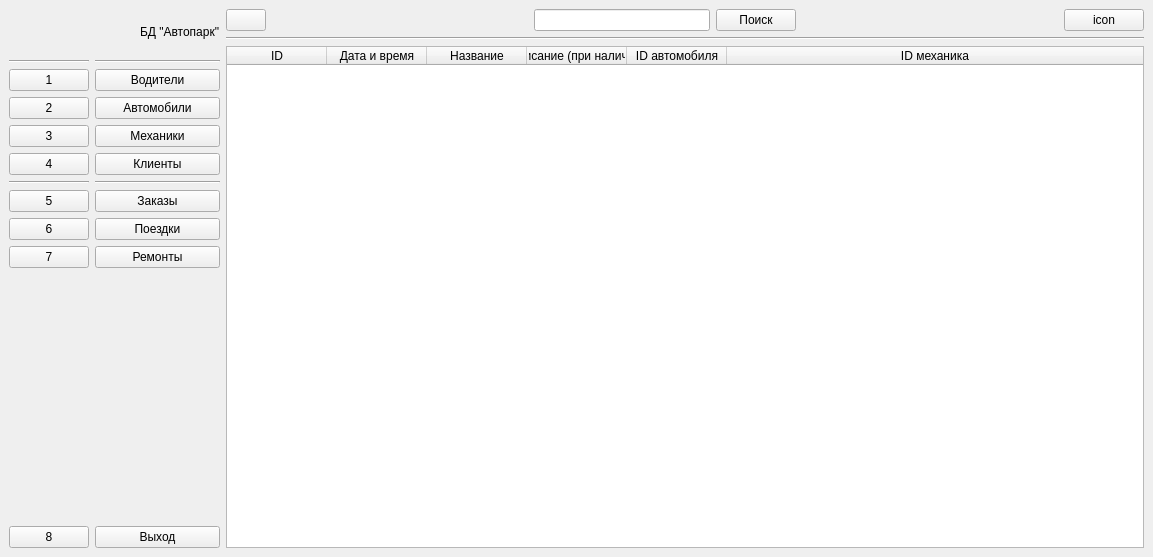
<?xml version="1.0" encoding="UTF-8"?>
<ui version="4.0">
 <class>MainWindow</class>
 <widget class="QMainWindow" name="MainWindow">
  <property name="geometry">
   <rect>
    <x>0</x>
    <y>0</y>
    <width>1153</width>
    <height>557</height>
   </rect>
  </property>
  <property name="windowTitle">
   <string>MainWindow</string>
  </property>
  <widget class="QWidget" name="centralwidget">
   <layout class="QGridLayout" name="gridLayout">
    <item row="0" column="0">
     <widget class="QWidget" name="widget" native="true">
      <layout class="QVBoxLayout" name="verticalLayout">
       <property name="leftMargin">
        <number>0</number>
       </property>
       <property name="topMargin">
        <number>0</number>
       </property>
       <property name="rightMargin">
        <number>0</number>
       </property>
       <property name="bottomMargin">
        <number>0</number>
       </property>
       <item>
        <widget class="QLabel" name="label">
         <property name="minimumSize">
          <size>
           <width>45</width>
           <height>45</height>
          </size>
         </property>
         <property name="text">
          <string/>
         </property>
         <property name="pixmap">
          <pixmap>icons/database_102857.png</pixmap>
         </property>
        </widget>
       </item>
       <item>
        <widget class="Line" name="line_3">
         <property name="orientation">
          <enum>Qt::Horizontal</enum>
         </property>
        </widget>
       </item>
       <item>
        <widget class="QPushButton" name="pushButton">
         <property name="text">
          <string>1</string>
         </property>
         <property name="iconSize">
          <size>
           <width>20</width>
           <height>20</height>
          </size>
         </property>
         <property name="checkable">
          <bool>true</bool>
         </property>
         <property name="autoExclusive">
          <bool>true</bool>
         </property>
        </widget>
       </item>
       <item>
        <widget class="QPushButton" name="pushButton_2">
         <property name="text">
          <string>2</string>
         </property>
         <property name="checkable">
          <bool>true</bool>
         </property>
         <property name="autoExclusive">
          <bool>true</bool>
         </property>
        </widget>
       </item>
       <item>
        <widget class="QPushButton" name="pushButton_3">
         <property name="text">
          <string>3</string>
         </property>
         <property name="checkable">
          <bool>true</bool>
         </property>
         <property name="autoExclusive">
          <bool>true</bool>
         </property>
        </widget>
       </item>
       <item>
        <widget class="QPushButton" name="pushButton_4">
         <property name="text">
          <string>4</string>
         </property>
         <property name="checkable">
          <bool>true</bool>
         </property>
         <property name="autoExclusive">
          <bool>true</bool>
         </property>
        </widget>
       </item>
       <item>
        <widget class="Line" name="line_4">
         <property name="orientation">
          <enum>Qt::Horizontal</enum>
         </property>
        </widget>
       </item>
       <item>
        <widget class="QPushButton" name="pushButton_5">
         <property name="text">
          <string>5</string>
         </property>
         <property name="checkable">
          <bool>true</bool>
         </property>
         <property name="autoExclusive">
          <bool>true</bool>
         </property>
        </widget>
       </item>
       <item>
        <widget class="QPushButton" name="pushButton_6">
         <property name="text">
          <string>6</string>
         </property>
         <property name="checkable">
          <bool>true</bool>
         </property>
         <property name="autoExclusive">
          <bool>true</bool>
         </property>
        </widget>
       </item>
       <item>
        <widget class="QPushButton" name="pushButton_7">
         <property name="text">
          <string>7</string>
         </property>
         <property name="checkable">
          <bool>true</bool>
         </property>
         <property name="autoExclusive">
          <bool>true</bool>
         </property>
        </widget>
       </item>
       <item>
        <spacer name="verticalSpacer">
         <property name="orientation">
          <enum>Qt::Vertical</enum>
         </property>
         <property name="sizeHint" stdset="0">
          <size>
           <width>20</width>
           <height>207</height>
          </size>
         </property>
        </spacer>
       </item>
       <item>
        <widget class="QPushButton" name="pushButton_8">
         <property name="text">
          <string>8</string>
         </property>
         <property name="checkable">
          <bool>true</bool>
         </property>
         <property name="autoExclusive">
          <bool>true</bool>
         </property>
        </widget>
       </item>
      </layout>
     </widget>
    </item>
    <item row="0" column="1">
     <widget class="QWidget" name="widget_2" native="true">
      <layout class="QVBoxLayout" name="verticalLayout_2">
       <property name="leftMargin">
        <number>0</number>
       </property>
       <property name="topMargin">
        <number>0</number>
       </property>
       <property name="rightMargin">
        <number>0</number>
       </property>
       <property name="bottomMargin">
        <number>0</number>
       </property>
       <item>
        <layout class="QHBoxLayout" name="horizontalLayout_2">
         <property name="spacing">
          <number>0</number>
         </property>
         <item>
          <widget class="QLabel" name="label_3">
           <property name="minimumSize">
            <size>
             <width>45</width>
             <height>45</height>
            </size>
           </property>
           <property name="text">
            <string/>
           </property>
           <property name="pixmap">
            <pixmap>icons/database_102857.png</pixmap>
           </property>
          </widget>
         </item>
         <item>
          <widget class="QLabel" name="label_2">
           <property name="minimumSize">
            <size>
             <width>45</width>
             <height>45</height>
            </size>
           </property>
           <property name="text">
            <string>БД &quot;Автопарк&quot;</string>
           </property>
          </widget>
         </item>
        </layout>
       </item>
       <item>
        <widget class="Line" name="line_2">
         <property name="orientation">
          <enum>Qt::Horizontal</enum>
         </property>
        </widget>
       </item>
       <item>
        <widget class="QPushButton" name="pushButton_9">
         <property name="text">
          <string>Водители</string>
         </property>
         <property name="iconSize">
          <size>
           <width>20</width>
           <height>20</height>
          </size>
         </property>
         <property name="checkable">
          <bool>true</bool>
         </property>
         <property name="autoExclusive">
          <bool>true</bool>
         </property>
        </widget>
       </item>
       <item>
        <widget class="QPushButton" name="pushButton_10">
         <property name="text">
          <string>Автомобили</string>
         </property>
         <property name="checkable">
          <bool>true</bool>
         </property>
         <property name="autoExclusive">
          <bool>true</bool>
         </property>
        </widget>
       </item>
       <item>
        <widget class="QPushButton" name="pushButton_11">
         <property name="text">
          <string>Механики</string>
         </property>
         <property name="checkable">
          <bool>true</bool>
         </property>
         <property name="autoExclusive">
          <bool>true</bool>
         </property>
        </widget>
       </item>
       <item>
        <widget class="QPushButton" name="pushButton_12">
         <property name="text">
          <string>Клиенты</string>
         </property>
         <property name="checkable">
          <bool>true</bool>
         </property>
         <property name="autoExclusive">
          <bool>true</bool>
         </property>
        </widget>
       </item>
       <item>
        <widget class="Line" name="line">
         <property name="orientation">
          <enum>Qt::Horizontal</enum>
         </property>
        </widget>
       </item>
       <item>
        <widget class="QPushButton" name="pushButton_13">
         <property name="text">
          <string>Заказы</string>
         </property>
         <property name="checkable">
          <bool>true</bool>
         </property>
         <property name="autoExclusive">
          <bool>true</bool>
         </property>
        </widget>
       </item>
       <item>
        <widget class="QPushButton" name="pushButton_14">
         <property name="text">
          <string>Поездки</string>
         </property>
         <property name="checkable">
          <bool>true</bool>
         </property>
         <property name="autoExclusive">
          <bool>true</bool>
         </property>
        </widget>
       </item>
       <item>
        <widget class="QPushButton" name="pushButton_15">
         <property name="text">
          <string>Ремонты</string>
         </property>
         <property name="checkable">
          <bool>true</bool>
         </property>
         <property name="autoExclusive">
          <bool>true</bool>
         </property>
        </widget>
       </item>
       <item>
        <spacer name="verticalSpacer_2">
         <property name="orientation">
          <enum>Qt::Vertical</enum>
         </property>
         <property name="sizeHint" stdset="0">
          <size>
           <width>20</width>
           <height>205</height>
          </size>
         </property>
        </spacer>
       </item>
       <item>
        <widget class="QPushButton" name="pushButton_16">
         <property name="text">
          <string>Выход</string>
         </property>
         <property name="checkable">
          <bool>true</bool>
         </property>
         <property name="autoExclusive">
          <bool>true</bool>
         </property>
        </widget>
       </item>
      </layout>
     </widget>
    </item>
    <item row="0" column="2">
     <widget class="QWidget" name="widget_3" native="true">
      <layout class="QVBoxLayout" name="verticalLayout_3">
       <property name="leftMargin">
        <number>0</number>
       </property>
       <property name="topMargin">
        <number>0</number>
       </property>
       <property name="rightMargin">
        <number>0</number>
       </property>
       <property name="bottomMargin">
        <number>0</number>
       </property>
       <item>
        <widget class="QWidget" name="widget_4" native="true">
         <layout class="QHBoxLayout" name="horizontalLayout_3">
          <property name="leftMargin">
           <number>0</number>
          </property>
          <property name="topMargin">
           <number>0</number>
          </property>
          <property name="rightMargin">
           <number>0</number>
          </property>
          <property name="bottomMargin">
           <number>0</number>
          </property>
          <item>
           <widget class="QPushButton" name="pushButton_17">
            <property name="text">
             <string/>
            </property>
            <property name="icon">
             <iconset>
              <normaloff>:/icon/icons/settings_FILL0_wght400_GRAD0_opsz48.svg</normaloff>:/icon/icons/settings_FILL0_wght400_GRAD0_opsz48.svg</iconset>
            </property>
            <property name="checkable">
             <bool>true</bool>
            </property>
           </widget>
          </item>
          <item>
           <spacer name="horizontalSpacer">
            <property name="orientation">
             <enum>Qt::Horizontal</enum>
            </property>
            <property name="sizeHint" stdset="0">
             <size>
              <width>96</width>
              <height>20</height>
             </size>
            </property>
           </spacer>
          </item>
          <item>
           <layout class="QHBoxLayout" name="horizontalLayout">
            <item>
             <widget class="QLineEdit" name="lineEdit"/>
            </item>
            <item>
             <widget class="QPushButton" name="pushButton_19">
              <property name="text">
               <string>Поиск</string>
              </property>
             </widget>
            </item>
           </layout>
          </item>
          <item>
           <spacer name="horizontalSpacer_2">
            <property name="orientation">
             <enum>Qt::Horizontal</enum>
            </property>
            <property name="sizeHint" stdset="0">
             <size>
              <width>95</width>
              <height>20</height>
             </size>
            </property>
           </spacer>
          </item>
          <item>
           <widget class="QPushButton" name="pushButton_18">
            <property name="text">
             <string>icon</string>
            </property>
           </widget>
          </item>
         </layout>
        </widget>
       </item>
       <item>
        <widget class="Line" name="line_5">
         <property name="orientation">
          <enum>Qt::Horizontal</enum>
         </property>
        </widget>
       </item>
       <item>
        <widget class="QStackedWidget" name="stackedWidget">
         <property name="currentIndex">
          <number>6</number>
         </property>
         <widget class="QWidget" name="page_1">
          <layout class="QGridLayout" name="gridLayout_8">
           <property name="leftMargin">
            <number>0</number>
           </property>
           <property name="topMargin">
            <number>0</number>
           </property>
           <property name="rightMargin">
            <number>0</number>
           </property>
           <property name="bottomMargin">
            <number>0</number>
           </property>
           <item row="0" column="0">
            <widget class="QTableWidget" name="tableWidget">
             <property name="columnCount">
              <number>8</number>
             </property>
             <attribute name="horizontalHeaderDefaultSectionSize">
              <number>100</number>
             </attribute>
             <attribute name="horizontalHeaderStretchLastSection">
              <bool>true</bool>
             </attribute>
             <attribute name="verticalHeaderStretchLastSection">
              <bool>false</bool>
             </attribute>
             <column>
              <property name="text">
               <string>ID</string>
              </property>
             </column>
             <column>
              <property name="text">
               <string>Фамилия</string>
              </property>
             </column>
             <column>
              <property name="text">
               <string>Имя</string>
              </property>
             </column>
             <column>
              <property name="text">
               <string>Отчество</string>
              </property>
             </column>
             <column>
              <property name="text">
               <string>День рождения</string>
              </property>
             </column>
             <column>
              <property name="text">
               <string>Адресс</string>
              </property>
             </column>
             <column>
              <property name="text">
               <string>Номер телефона</string>
              </property>
             </column>
             <column>
              <property name="text">
               <string>Водительские права</string>
              </property>
             </column>
            </widget>
           </item>
          </layout>
         </widget>
         <widget class="QWidget" name="page_2">
          <layout class="QGridLayout" name="gridLayout_7">
           <property name="leftMargin">
            <number>0</number>
           </property>
           <property name="topMargin">
            <number>0</number>
           </property>
           <property name="rightMargin">
            <number>0</number>
           </property>
           <property name="bottomMargin">
            <number>0</number>
           </property>
           <item row="0" column="0">
            <widget class="QTableWidget" name="tableWidget_2">
             <attribute name="horizontalHeaderStretchLastSection">
              <bool>true</bool>
             </attribute>
             <column>
              <property name="text">
               <string>ID</string>
              </property>
             </column>
             <column>
              <property name="text">
               <string>Госномер</string>
              </property>
             </column>
             <column>
              <property name="text">
               <string>Марка</string>
              </property>
             </column>
             <column>
              <property name="text">
               <string>Цвет</string>
              </property>
             </column>
             <column>
              <property name="text">
               <string>Пробег (км.)</string>
              </property>
             </column>
             <column>
              <property name="text">
               <string>Год выпуска</string>
              </property>
             </column>
             <column>
              <property name="text">
               <string>Мощность двигателя (л.с.)</string>
              </property>
             </column>
             <column>
              <property name="text">
               <string>Максимальная скорость (км/ч)</string>
              </property>
             </column>
             <column>
              <property name="text">
               <string>Расход топлива (л/100км)</string>
              </property>
             </column>
            </widget>
           </item>
          </layout>
         </widget>
         <widget class="QWidget" name="page_3">
          <layout class="QGridLayout" name="gridLayout_6">
           <property name="leftMargin">
            <number>0</number>
           </property>
           <property name="topMargin">
            <number>0</number>
           </property>
           <property name="rightMargin">
            <number>0</number>
           </property>
           <property name="bottomMargin">
            <number>0</number>
           </property>
           <item row="0" column="0">
            <widget class="QTableWidget" name="tableWidget_3">
             <attribute name="horizontalHeaderShowSortIndicator" stdset="0">
              <bool>false</bool>
             </attribute>
             <attribute name="horizontalHeaderStretchLastSection">
              <bool>true</bool>
             </attribute>
             <column>
              <property name="text">
               <string>ID</string>
              </property>
             </column>
             <column>
              <property name="text">
               <string>Фамилия</string>
              </property>
             </column>
             <column>
              <property name="text">
               <string>Имя</string>
              </property>
             </column>
             <column>
              <property name="text">
               <string>Отчество</string>
              </property>
             </column>
             <column>
              <property name="text">
               <string>День рождения</string>
              </property>
             </column>
             <column>
              <property name="text">
               <string>Адресс</string>
              </property>
             </column>
             <column>
              <property name="text">
               <string>Телефон</string>
              </property>
             </column>
            </widget>
           </item>
          </layout>
         </widget>
         <widget class="QWidget" name="page_4">
          <layout class="QGridLayout" name="gridLayout_5">
           <property name="leftMargin">
            <number>0</number>
           </property>
           <property name="topMargin">
            <number>0</number>
           </property>
           <property name="rightMargin">
            <number>0</number>
           </property>
           <property name="bottomMargin">
            <number>0</number>
           </property>
           <item row="0" column="0">
            <widget class="QTableWidget" name="tableWidget_4">
             <attribute name="horizontalHeaderStretchLastSection">
              <bool>true</bool>
             </attribute>
             <column>
              <property name="text">
               <string>ID</string>
              </property>
             </column>
             <column>
              <property name="text">
               <string>Фамилия</string>
              </property>
             </column>
             <column>
              <property name="text">
               <string>Имя</string>
              </property>
             </column>
             <column>
              <property name="text">
               <string>Отчество</string>
              </property>
             </column>
             <column>
              <property name="text">
               <string>Телефон</string>
              </property>
             </column>
            </widget>
           </item>
          </layout>
         </widget>
         <widget class="QWidget" name="page_5">
          <layout class="QGridLayout" name="gridLayout_4">
           <property name="leftMargin">
            <number>0</number>
           </property>
           <property name="topMargin">
            <number>0</number>
           </property>
           <property name="rightMargin">
            <number>0</number>
           </property>
           <property name="bottomMargin">
            <number>12</number>
           </property>
           <item row="0" column="0">
            <widget class="QTableWidget" name="tableWidget_5">
             <attribute name="horizontalHeaderStretchLastSection">
              <bool>true</bool>
             </attribute>
             <column>
              <property name="text">
               <string>ID</string>
              </property>
             </column>
             <column>
              <property name="text">
               <string>Дата и время</string>
              </property>
             </column>
             <column>
              <property name="text">
               <string>Описание (при наличии)</string>
              </property>
             </column>
             <column>
              <property name="text">
               <string>Адресс отправки</string>
              </property>
             </column>
             <column>
              <property name="text">
               <string>Адресс доставки</string>
              </property>
             </column>
             <column>
              <property name="text">
               <string>ID клиента</string>
              </property>
             </column>
             <column>
              <property name="text">
               <string>ID поездки</string>
              </property>
             </column>
            </widget>
           </item>
          </layout>
         </widget>
         <widget class="QWidget" name="page_6">
          <layout class="QGridLayout" name="gridLayout_3" columnstretch="0">
           <property name="leftMargin">
            <number>0</number>
           </property>
           <property name="topMargin">
            <number>0</number>
           </property>
           <property name="rightMargin">
            <number>0</number>
           </property>
           <property name="bottomMargin">
            <number>0</number>
           </property>
           <property name="horizontalSpacing">
            <number>-1</number>
           </property>
           <item row="0" column="0">
            <widget class="QTableWidget" name="tableWidget_6">
             <attribute name="horizontalHeaderStretchLastSection">
              <bool>true</bool>
             </attribute>
             <column>
              <property name="text">
               <string>ID</string>
              </property>
             </column>
             <column>
              <property name="text">
               <string>Дата</string>
              </property>
             </column>
             <column>
              <property name="text">
               <string>Время выезда</string>
              </property>
             </column>
             <column>
              <property name="text">
               <string>Время заезда</string>
              </property>
             </column>
             <column>
              <property name="text">
               <string>Пробег</string>
              </property>
             </column>
             <column>
              <property name="text">
               <string>ID водителя</string>
              </property>
             </column>
             <column>
              <property name="text">
               <string>ID автомобиля</string>
              </property>
             </column>
            </widget>
           </item>
          </layout>
         </widget>
         <widget class="QWidget" name="page_7">
          <layout class="QGridLayout" name="gridLayout_2">
           <property name="leftMargin">
            <number>0</number>
           </property>
           <property name="topMargin">
            <number>0</number>
           </property>
           <property name="rightMargin">
            <number>0</number>
           </property>
           <property name="bottomMargin">
            <number>0</number>
           </property>
           <item row="0" column="0">
            <widget class="QTableWidget" name="tableWidget_7">
             <attribute name="horizontalHeaderStretchLastSection">
              <bool>true</bool>
             </attribute>
             <column>
              <property name="text">
               <string>ID</string>
              </property>
             </column>
             <column>
              <property name="text">
               <string>Дата и время</string>
              </property>
             </column>
             <column>
              <property name="text">
               <string>Название</string>
              </property>
             </column>
             <column>
              <property name="text">
               <string>Описание (при наличии)</string>
              </property>
             </column>
             <column>
              <property name="text">
               <string>ID автомобиля</string>
              </property>
             </column>
             <column>
              <property name="text">
               <string>ID механика</string>
              </property>
             </column>
            </widget>
           </item>
          </layout>
         </widget>
        </widget>
       </item>
      </layout>
     </widget>
    </item>
   </layout>
  </widget>
 </widget>
 <resources/>
 <connections>
  <connection>
   <sender>pushButton_17</sender>
   <signal>toggled(bool)</signal>
   <receiver>widget</receiver>
   <slot>setVisible(bool)</slot>
   <hints>
    <hint type="sourcelabel">
     <x>345</x>
     <y>52</y>
    </hint>
    <hint type="destinationlabel">
     <x>74</x>
     <y>193</y>
    </hint>
   </hints>
  </connection>
  <connection>
   <sender>pushButton_17</sender>
   <signal>toggled(bool)</signal>
   <receiver>widget_2</receiver>
   <slot>setHidden(bool)</slot>
   <hints>
    <hint type="sourcelabel">
     <x>325</x>
     <y>56</y>
    </hint>
    <hint type="destinationlabel">
     <x>233</x>
     <y>128</y>
    </hint>
   </hints>
  </connection>
  <connection>
   <sender>pushButton_2</sender>
   <signal>toggled(bool)</signal>
   <receiver>pushButton_10</receiver>
   <slot>setChecked(bool)</slot>
   <hints>
    <hint type="sourcelabel">
     <x>52</x>
     <y>115</y>
    </hint>
    <hint type="destinationlabel">
     <x>115</x>
     <y>115</y>
    </hint>
   </hints>
  </connection>
  <connection>
   <sender>pushButton_3</sender>
   <signal>toggled(bool)</signal>
   <receiver>pushButton_11</receiver>
   <slot>setChecked(bool)</slot>
   <hints>
    <hint type="sourcelabel">
     <x>42</x>
     <y>142</y>
    </hint>
    <hint type="destinationlabel">
     <x>110</x>
     <y>144</y>
    </hint>
   </hints>
  </connection>
  <connection>
   <sender>pushButton_4</sender>
   <signal>toggled(bool)</signal>
   <receiver>pushButton_12</receiver>
   <slot>setChecked(bool)</slot>
   <hints>
    <hint type="sourcelabel">
     <x>50</x>
     <y>179</y>
    </hint>
    <hint type="destinationlabel">
     <x>108</x>
     <y>180</y>
    </hint>
   </hints>
  </connection>
  <connection>
   <sender>pushButton_5</sender>
   <signal>toggled(bool)</signal>
   <receiver>pushButton_13</receiver>
   <slot>setChecked(bool)</slot>
   <hints>
    <hint type="sourcelabel">
     <x>53</x>
     <y>220</y>
    </hint>
    <hint type="destinationlabel">
     <x>102</x>
     <y>224</y>
    </hint>
   </hints>
  </connection>
  <connection>
   <sender>pushButton_6</sender>
   <signal>toggled(bool)</signal>
   <receiver>pushButton_14</receiver>
   <slot>setChecked(bool)</slot>
   <hints>
    <hint type="sourcelabel">
     <x>43</x>
     <y>263</y>
    </hint>
    <hint type="destinationlabel">
     <x>112</x>
     <y>263</y>
    </hint>
   </hints>
  </connection>
  <connection>
   <sender>pushButton_7</sender>
   <signal>toggled(bool)</signal>
   <receiver>pushButton_15</receiver>
   <slot>setChecked(bool)</slot>
   <hints>
    <hint type="sourcelabel">
     <x>54</x>
     <y>290</y>
    </hint>
    <hint type="destinationlabel">
     <x>101</x>
     <y>290</y>
    </hint>
   </hints>
  </connection>
  <connection>
   <sender>pushButton_10</sender>
   <signal>toggled(bool)</signal>
   <receiver>pushButton_2</receiver>
   <slot>setChecked(bool)</slot>
   <hints>
    <hint type="sourcelabel">
     <x>114</x>
     <y>103</y>
    </hint>
    <hint type="destinationlabel">
     <x>66</x>
     <y>104</y>
    </hint>
   </hints>
  </connection>
  <connection>
   <sender>pushButton_11</sender>
   <signal>toggled(bool)</signal>
   <receiver>pushButton_3</receiver>
   <slot>setChecked(bool)</slot>
   <hints>
    <hint type="sourcelabel">
     <x>107</x>
     <y>140</y>
    </hint>
    <hint type="destinationlabel">
     <x>66</x>
     <y>140</y>
    </hint>
   </hints>
  </connection>
  <connection>
   <sender>pushButton_12</sender>
   <signal>toggled(bool)</signal>
   <receiver>pushButton_4</receiver>
   <slot>setChecked(bool)</slot>
   <hints>
    <hint type="sourcelabel">
     <x>120</x>
     <y>171</y>
    </hint>
    <hint type="destinationlabel">
     <x>47</x>
     <y>171</y>
    </hint>
   </hints>
  </connection>
  <connection>
   <sender>pushButton_13</sender>
   <signal>toggled(bool)</signal>
   <receiver>pushButton_5</receiver>
   <slot>setChecked(bool)</slot>
   <hints>
    <hint type="sourcelabel">
     <x>124</x>
     <y>232</y>
    </hint>
    <hint type="destinationlabel">
     <x>56</x>
     <y>232</y>
    </hint>
   </hints>
  </connection>
  <connection>
   <sender>pushButton_14</sender>
   <signal>toggled(bool)</signal>
   <receiver>pushButton_6</receiver>
   <slot>setChecked(bool)</slot>
   <hints>
    <hint type="sourcelabel">
     <x>110</x>
     <y>261</y>
    </hint>
    <hint type="destinationlabel">
     <x>67</x>
     <y>260</y>
    </hint>
   </hints>
  </connection>
  <connection>
   <sender>pushButton_15</sender>
   <signal>toggled(bool)</signal>
   <receiver>pushButton_7</receiver>
   <slot>setChecked(bool)</slot>
   <hints>
    <hint type="sourcelabel">
     <x>113</x>
     <y>302</y>
    </hint>
    <hint type="destinationlabel">
     <x>52</x>
     <y>302</y>
    </hint>
   </hints>
  </connection>
  <connection>
   <sender>pushButton_8</sender>
   <signal>clicked()</signal>
   <receiver>MainWindow</receiver>
   <slot>close()</slot>
   <hints>
    <hint type="sourcelabel">
     <x>48</x>
     <y>518</y>
    </hint>
    <hint type="destinationlabel">
     <x>68</x>
     <y>558</y>
    </hint>
   </hints>
  </connection>
  <connection>
   <sender>pushButton_16</sender>
   <signal>clicked()</signal>
   <receiver>MainWindow</receiver>
   <slot>close()</slot>
   <hints>
    <hint type="sourcelabel">
     <x>168</x>
     <y>524</y>
    </hint>
    <hint type="destinationlabel">
     <x>193</x>
     <y>567</y>
    </hint>
   </hints>
  </connection>
  <connection>
   <sender>pushButton</sender>
   <signal>toggled(bool)</signal>
   <receiver>pushButton_9</receiver>
   <slot>setChecked(bool)</slot>
   <hints>
    <hint type="sourcelabel">
     <x>50</x>
     <y>77</y>
    </hint>
    <hint type="destinationlabel">
     <x>121</x>
     <y>79</y>
    </hint>
   </hints>
  </connection>
  <connection>
   <sender>pushButton_9</sender>
   <signal>toggled(bool)</signal>
   <receiver>pushButton</receiver>
   <slot>setChecked(bool)</slot>
   <hints>
    <hint type="sourcelabel">
     <x>185</x>
     <y>73</y>
    </hint>
    <hint type="destinationlabel">
     <x>48</x>
     <y>73</y>
    </hint>
   </hints>
  </connection>
 </connections>
</ui>
